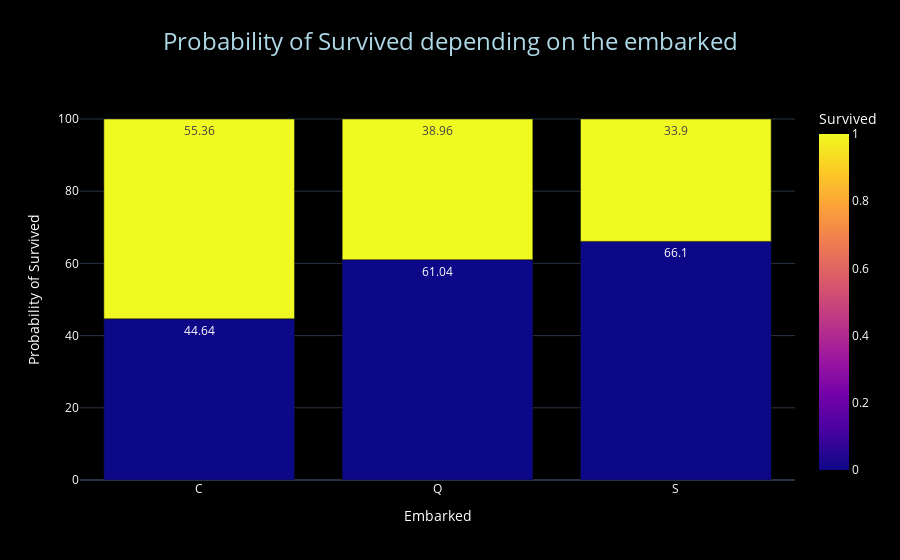

The notebook cell saved with this chart:
### Code cell
prob_surv_Embarked = clean_titanic_data.groupby(["Embarked", "Survived"]).size().reset_index(name="counts")
prob_surv_Embarked

prob_surv_Embarked["probability"] = prob_surv_Embarked.apply(lambda row: row.counts / prob_surv_Embarked[prob_surv_Embarked.Embarked == row.Embarked]["counts"].sum()*100, axis=1).round(2)
prob_surv_Embarked["probability"]

prob_surv_Embarked2 = px.bar(
    prob_surv_Embarked,
    x="Embarked",
    y="probability",
    color="Survived",
    labels={"Embarked": "Embarked", "probability": "Probability of Survived"},
    text_auto=True,
    title="Probability of Survived depending on the embarked",
    template="plotly_dark",  #
)


prob_surv_Embarked2.update_layout(
    paper_bgcolor='rgb(0, 0, 0)',
    plot_bgcolor='rgb(0, 0, 0)',
    font=dict(color="white"),
    xaxis=dict(title=dict(font=dict(color="white"))),
    yaxis=dict(title=dict(font=dict(color="white"))),
    legend=dict(title=dict(font=dict(color="green"))),
    title=dict(
        text="Probability of Survived depending on the embarked",
        font=dict(color="lightblue", size=24),  
        x=0.5,  
    ),
)

prob_surv_Embarked2.show()

### Figure 1 — Plotly figure (JSON) as saved in the notebook; plotly's stock layout.template omitted (floating-point values rounded to 4 significant figures)
{"data": [{"alignmentgroup": "True", "hovertemplate": "Embarked=%{x}<br>Probability of Survived=%{y}<br>Survived=%{marker.color}<extra></extra>", "legendgroup": "", "marker": {"color": [0, 1, 0, 1, 0, 1], "coloraxis": "coloraxis", "pattern": {"shape": ""}}, "name": "", "offsetgroup": "", "orientation": "v", "showlegend": false, "textposition": "auto", "texttemplate": "%{y}", "type": "bar", "x": ["C", "C", "Q", "Q", "S", "S"], "xaxis": "x", "y": [44.64, 55.36, 61.04, 38.96, 66.1, 33.9], "yaxis": "y"}], "layout": {"barmode": "relative", "coloraxis": {"colorbar": {"title": {"text": "Survived"}}, "colorscale": [[0, "#0d0887"], [0.1111, "#46039f"], [0.2222, "#7201a8"], [0.3333, "#9c179e"], [0.4444, "#bd3786"], [0.5556, "#d8576b"], [0.6667, "#ed7953"], [0.7778, "#fb9f3a"], [0.8889, "#fdca26"], [1, "#f0f921"]]}, "font": {"color": "white"}, "legend": {"title": {"font": {"color": "green"}}, "tracegroupgap": 0}, "paper_bgcolor": "rgb(0, 0, 0)", "plot_bgcolor": "rgb(0, 0, 0)", "title": {"font": {"color": "lightblue", "size": 24}, "text": "Probability of Survived depending on the embarked", "x": 0.5}, "xaxis": {"anchor": "y", "domain": [0, 1], "title": {"font": {"color": "white"}, "text": "Embarked"}}, "yaxis": {"anchor": "x", "domain": [0, 1], "title": {"font": {"color": "white"}, "text": "Probability of Survived"}}}}
